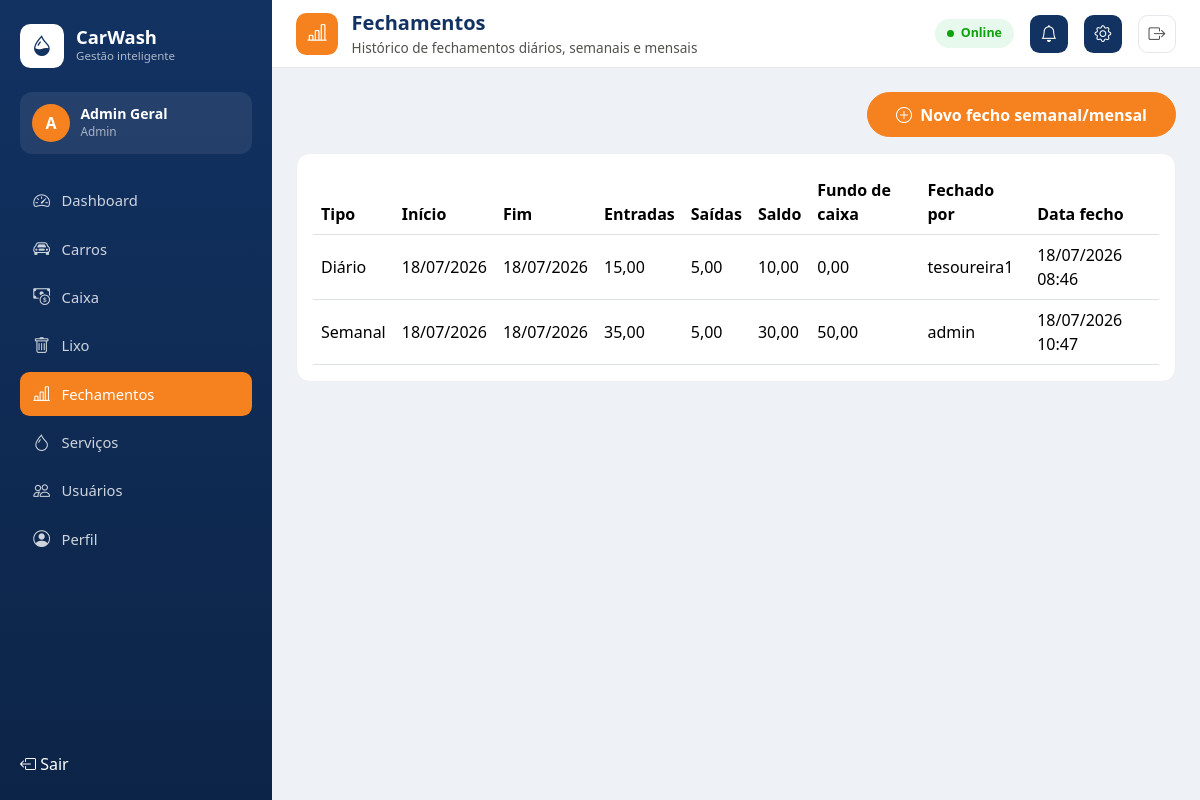
/caixa/fechamentos/ (signed in), run on the app's committed database.
### accounts/models.py (models this page shows)
class User(AbstractUser):
    class Role(models.TextChoices):
        SEGURANCA = 'seguranca', 'Segurança'
        TESOUREIRA = 'tesoureira', 'Tesoureira'
        ADMIN = 'admin', 'Admin'
    role = models.CharField(max_length=20, choices=Role.choices)
    def is_seguranca(self):
        return self.role == self.Role.SEGURANCA
    def is_tesoureira(self):
        return self.role == self.Role.TESOUREIRA
    def is_admin_role(self):
        return self.role == self.Role.ADMIN or self.is_superuser

### cashbox/models.py (models this page shows, shortened)
class CashClosure(models.Model):
    class PeriodType(models.TextChoices):
        DIARIO = 'diario', 'Diário'
        SEMANAL = 'semanal', 'Semanal'
        MENSAL = 'mensal', 'Mensal'
    period_type = models.CharField(max_length=20, choices=PeriodType.choices)
    date_start = models.DateField()
    date_end = models.DateField()
    total_in = models.DecimalField(max_digits=10, decimal_places=2, default=0)
    total_out = models.DecimalField(max_digits=10, decimal_places=2, default=0)
    balance = models.DecimalField(max_digits=10, decimal_places=2, default=0)
    carried_forward = models.DecimalField(max_digits=10, decimal_places=2, default=0)
    closed_by = models.ForeignKey(settings.AUTH_USER_MODEL, on_delete=models.PROTECT)
    closed_at = models.DateTimeField(auto_now_add=True)
    class Meta:
        ordering = ['-date_end']
        constraints = [
            models.UniqueConstraint(
                fields=['period_type', 'date_start', 'date_end'], name='unique_closure_period'
            )
        ]

### cashbox/views.py (the view)
# urls.py: path('fechamentos/', views.closures, name='closures'),
@role_required('admin')
def closures(request):
    closure_list = CashClosure.objects.all()
    return render(request, 'cashbox/closures.html', {
        'closures': closure_list,
        'period_form': PeriodClosureForm(),
        'open_period_modal': False,
    })

### templates/cashbox/closures.html (shortened to what this page needs)
{% extends 'base.html' %}
{% block page_icon %}<div class="cw-topbar-icon"><i class="bi bi-bar-chart-line"></i></div>{% endblock %}
{% block page_title %}Fechamentos{% endblock %}
{% block page_subtitle %}Histórico de fechamentos diários, semanais e mensais{% endblock %}
{% block content %}
<div class="d-flex justify-content-end mb-3">
    <button type="button" class="btn btn-cw-orange" data-bs-toggle="modal" data-bs-target="#periodClosureModal">
        <i class="bi bi-plus-circle me-1"></i> Novo fecho semanal/mensal
    </button>
</div>
<div class="cw-card p-2 p-md-3 d-none d-md-block">
    <div class="table-responsive">
        <table class="table table-hover align-middle mb-0">
            <thead>
                <tr>
                    <th>Tipo</th><th>Início</th><th>Fim</th><th>Entradas</th><th>Saídas</th>
                    <th>Saldo</th><th>Fundo de caixa</th><th>Fechado por</th><th>Data fecho</th>
                </tr>
            </thead>
            <tbody>
                {% for c in closures %}
                <tr>
                    <td>{{ c.get_period_type_display }}</td>
                    <td>{{ c.date_start|date:'d/m/Y' }}</td>
                    <td>{{ c.date_end|date:'d/m/Y' }}</td>
                    <td>{{ c.total_in }}</td>
                    <td>{{ c.total_out }}</td>
                    <td>{{ c.balance }}</td>
                    <td>{{ c.carried_forward }}</td>
                    <td>{{ c.closed_by.username }}</td>
                    <td>{{ c.closed_at|date:'d/m/Y H:i' }}</td>
                </tr>
                {% empty %}
                <tr><td colspan="9" class="text-center text-muted py-4">Sem fechamentos ainda.</td></tr>
                {% endfor %}
            </tbody>
        </table>
    </div>
</div>
{% endblock %}

### templates/partials/sidebar_content.html (shortened to what this page needs)
{% load static %}
<div class="cw-sidebar-brand">
    <div class="cw-sidebar-logo"><i class="bi bi-droplet-half"></i></div>
    <div>
        <div class="cw-sidebar-brand-name">CarWash</div>
        <div class="cw-sidebar-brand-tagline">Gestão inteligente</div>
    </div>
</div>
<div class="cw-sidebar-user">
    <div class="cw-sidebar-user-avatar">{{ user.username|slice:':1'|upper }}</div>
    <div class="min-w-0">
        <div class="cw-sidebar-user-name">{{ user.get_full_name|default:user.username }}</div>
        <div class="cw-sidebar-user-role">{{ user.get_role_display }}</div>
    </div>
</div>
<nav class="cw-sidebar-nav nav flex-column">
    {% if user.is_admin_role %}
    <a class="nav-link {% if request.resolver_match.url_name == 'admin_dashboard' %}active{% endif %}"
       href="{% url 'admin_dashboard' %}"><i class="bi bi-speedometer2"></i> Dashboard</a>
    {% endif %}
    {% if user.is_seguranca or user.is_admin_role %}
    <a class="nav-link {% if request.resolver_match.app_name == 'vehicles' and request.resolver_match.url_name != 'trash_list' and request.resolver_match.url_name != 'home' %}active{% endif %}"
       href="{% url 'vehicles:list' %}"><i class="bi bi-car-front"></i> {% if user.is_seguranca %}Registros{% else %}Carros{% endif %}</a>
    {% endif %}
    {% if user.is_tesoureira or user.is_admin_role %}
    <a class="nav-link "
       href="{% url 'cashbox:dashboard' %}"><i class="bi bi-cash-coin"></i> Caixa</a>
    {% endif %}
    {% if user.is_admin_role %}
    <a class="nav-link {% if request.resolver_match.url_name == 'trash_list' %}active{% endif %}"
       href="{% url 'vehicles:trash_list' %}"><i class="bi bi-trash"></i> Lixo</a>
    <a class="nav-link {% if request.resolver_match.url_name == 'closures' or request.resolver_match.url_name == 'period_closure_create' %}active{% endif %}"
       href="{% url 'cashbox:closures' %}"><i class="bi bi-bar-chart-line"></i> Fechamentos</a>
    <a class="nav-link {% if request.resolver_match.app_name == 'services' %}active{% endif %}"
       href="{% url 'services:list' %}"><i class="bi bi-droplet"></i> Serviços</a>
    <a class="nav-link {% if request.resolver_match.url_name == 'user_list' %}active{% endif %}"
       href="{% url 'user_list' %}"><i class="bi bi-people"></i> Usuários</a>
    {% endif %}
    <a class="nav-link {% if request.resolver_match.url_name == 'profile' %}active{% endif %}"
       href="{% url 'profile' %}"><i class="bi bi-person-circle"></i> Perfil</a>
</nav>
<div class="mt-auto pt-3">
    <form method="post" action="{% url 'logout' %}">
        <button class="nav-link border-0 bg-transparent w-100 text-start" type="submit">
            <i class="bi bi-box-arrow-left"></i> Sair
        </button>
    </form>
</div>

### static/css/theme.css (style rules this page uses)
:root { --cw-navy: #123262; --cw-navy-dark: #0c2447; --cw-orange: #f5821f; --cw-orange-dark: #d96c0f; --cw-good: #0ca30c; --cw-warning: #fab219; --cw-serious: #ec835a; --cw-critical: #d03b3b; --cw-muted: #898781; --cw-ink-primary: #0b0b0b; --cw-ink-secondary: #52514e; --cw-sidebar-width: 272px; --cw-topbar-height: 68px; }
body { background-color: #eef1f6; }
.cw-sidebar-brand { display: flex; align-items: center; gap: .75rem; margin-bottom: 1.5rem; }
.cw-sidebar-logo { width: 44px; height: 44px; background: #fff; border-radius: .65rem; display: flex; align-items: center; justify-content: center; flex-shrink: 0; }
.cw-sidebar-logo i { font-size: 1.3rem; color: var(--cw-navy); }
.cw-sidebar-brand-name { font-weight: 800; font-size: 1.15rem; line-height: 1.1; }
.cw-sidebar-brand-tagline { font-size: .72rem; color: rgba(255, 255, 255, .65); }
.cw-sidebar-user { background: rgba(255, 255, 255, .08); border-radius: .75rem; padding: .75rem; display: flex; align-items: center; gap: .65rem; margin-bottom: 1.5rem; }
.cw-sidebar-user-avatar { width: 38px; height: 38px; border-radius: 50%; background: var(--cw-orange); color: #fff; display: flex; align-items: center; justify-content: center; font-weight: 700; flex-shrink: 0; }
.cw-sidebar-user-name { font-weight: 600; font-size: .88rem; line-height: 1.2; }
.cw-sidebar-user-role { font-size: .74rem; color: rgba(255, 255, 255, .6); }
.cw-sidebar-nav .nav-link { color: rgba(255, 255, 255, .8); border-radius: .6rem; padding: .6rem .75rem; margin-bottom: .25rem; display: flex; align-items: center; gap: .65rem; font-size: .92rem; font-weight: 500; }
.cw-sidebar-nav .nav-link i { font-size: 1.05rem; width: 1.2rem; text-align: center; }
.cw-sidebar-nav .nav-link.active { background: var(--cw-orange); color: #fff; }
.cw-topbar-icon { width: 42px; height: 42px; border-radius: .65rem; background: var(--cw-orange); color: #fff; display: flex; align-items: center; justify-content: center; font-size: 1.2rem; flex-shrink: 0; }
.btn-cw-orange { background-color: var(--cw-orange); border-color: var(--cw-orange); color: #fff; font-weight: 600; border-radius: 2rem; padding: .6rem 1.75rem; }
.cw-card { background: #fff; border: 1px solid #edeef1; border-radius: .85rem; }

### data on the page
User: username "A", get_full_name "Admin Geral", role "Admin"
CashClosure: period_type "Diário", date_start "18/07/2026", date_end "18/07/2026", total_in "15,00", total_out "5,00", balance "10,00", carried_forward "0,00", closed_by.username "tesoureira1", closed_at "18/07/2026 08:46"
CashClosure: period_type "Semanal", date_start "18/07/2026", date_end "18/07/2026", total_in "35,00", total_out "5,00", balance "30,00", carried_forward "50,00", closed_by.username "admin", closed_at "18/07/2026 10:47"
